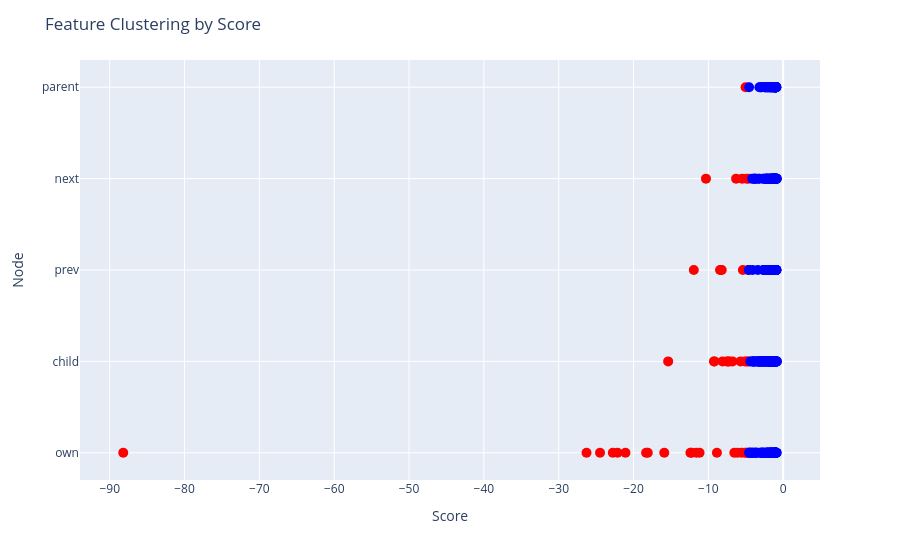

The notebook cell this image was saved under:
### Code cell
import plotly.express as px
# Sort the DataFrame by Score
df = df.sort_values(by="Score")

# Add a color column based on the Outlier status
df['Color'] = df['Outlier'].apply(lambda x: 'blue' if x == 'Inlier' else 'red')

# Create the scatter plot
fig = px.scatter(
    df,
    x="Score",
    y="Node",
    color="Color",  # Use the color column for coloring
    hover_data={"Color": False, "Score": True, "Complete_feature": True},  # Show Complete_feature on hover
    color_discrete_map={"blue": "blue", "red": "red"}  # Map colors explicitly
)

# Update layout for better visualization
fig.update_traces(marker=dict(size=10))  # Adjust marker size
fig.update_layout(
    title="Feature Clustering by Score",
    xaxis_title="Score",
    yaxis_title="Node",
    showlegend=False  # Hide legend since colors are self-explanatory
)

# Show the plot
fig.show()

### Figure 1 — Plotly figure (JSON) as saved in the notebook; plotly's stock layout.template omitted (floating-point values rounded to 4 significant figures; data arrays with more than 128 entries replaced by an {"elided": "..."} marker saying what was removed)
{"data": [{"customdata": [["red", "node:X:own:PronType=Neg"], ["red", "node:X:own:Definite=Ind"], ["red", "node:X:own:Person__psor=2"], ["red", "node:X:own:rel_shallow=expl:comp"], ["red", "node:X:own:NumType=Ord"], ["red", "node:X:own:rel_shallow=obj:lvc"], ["red", "node:X:own:rel_shallow=amod"], ["red", "node:X:own:PronType=Ind"], ["red", "node:X:own:rel_shallow=nummod"], ["red", "node:X:child:Subject=OblRaising"], ["red", "node:X:own:PronType=Int"], ["red", "node:X:own:rel_shallow=parataxis:insert"], ["red", "node:X:prev:upos=VERB"], ["red", "node:X:own:PronType=Dem"], ["red", "node:X:own:rel_shallow=orphan"], ["red", "node:X:next:Mood=Imp"], ["red", "node:X:child:rel_shallow=orphan"], ["red", "node:X:child:Person__psor=1"], ["red", "node:X:own:rel_shallow=discourse"], ["red", "node:X:prev:Mood=Imp"], ["red", "node:X:prev:Person__psor=1"], ["red", "node:X:prev:Person=3"], ["red", "node:X:child:Subject=ObjRaising"], ["red", "node:X:child:ExtPos=PROPN"], ["red", "node:X:child:rel_shallow=csubj:pass"], ["red", "node:X:child:ExtPos=DET"], ["red", "node:X:child:rel_shallow=obj:agent"], ["red", "node:X:own:rel_shallow=expl:pass"], ["red", "node:X:next:ExtPos=NOUN"], ["red", "node:X:own:PronType=Rel"], ["red", "node:X:child:ExtPos=ADJ"], ["red", "node:X:own:Mood=Imp"], ["red", "node:X:next:Definite=Ind"], ["red", "node:X:prev:ExtPos=CCONJ"], ["red", "node:X:own:Number__psor=Plur"], ["red", "node:X:child:rel_shallow=csubj"], ["red", "node:X:parent:Definite=Ind"], ["red", "node:X:next:upos=ADJ"], ["red", "node:X:own:rel_shallow=obl:agent"], ["red", "node:X:child:rel_shallow=expl:pv"], ["red", "node:X:own:PronType=Exc"], ["red", "node:X:prev:upos=ADV"], ["red", "node:X:child:rel_shallow=nummod"], ["red", "node:X:next:ExtPos=SCONJ"]], "hovertemplate": "Score=%{x}<br>Node=%{y}<br>Complete_feature=%{customdata[1]}<extra></extra>", "legendgroup": "red", "marker": {"color": "red", "size": 10, "symbol": "circle"}, "mode": "markers", "name": "red", "orientation": "h", "showlegend": true, "type": "scatter", "x": [-88.19, -26.28, -24.48, -22.77, -22.14, -21.08, -18.32, -18.09, -15.89, -15.37, -12.4, -12.24, -11.95, -11.59, -11.18, -10.32, -9.248, -9.185, -8.856, -8.445, -8.308, -8.213, -8.104, -7.533, -7.355, -7.2, -6.769, -6.531, -6.293, -6.11, -5.697, -5.585, -5.484, -5.384, -5.148, -5.088, -5.024, -4.901, -4.866, -4.864, -4.795, -4.668, -4.644, -4.616], "xaxis": "x", "y": ["own", "own", "own", "own", "own", "own", "own", "own", "own", "child", "own", "own", "prev", "own", "own", "next", "child", "child", "own", "prev", "prev", "prev", "child", "child", "child", "child", "child", "own", "next", "own", "child", "own", "next", "prev", "own", "child", "parent", "next", "own", "child", "own", "prev", "child", "next"], "yaxis": "y"}, {"customdata": {"elided": "394x2 str values"}, "hovertemplate": "Score=%{x}<br>Node=%{y}<br>Complete_feature=%{customdata[1]}<extra></extra>", "legendgroup": "blue", "marker": {"color": "blue", "size": 10, "symbol": "circle"}, "mode": "markers", "name": "blue", "orientation": "h", "showlegend": true, "type": "scatter", "x": {"elided": "394 float values"}, "xaxis": "x", "y": {"elided": "394 str values"}, "yaxis": "y"}], "layout": {"legend": {"title": {"text": "Color"}, "tracegroupgap": 0}, "margin": {"t": 60}, "showlegend": false, "title": {"text": "Feature Clustering by Score"}, "xaxis": {"anchor": "y", "domain": [0, 1], "title": {"text": "Score"}}, "yaxis": {"anchor": "x", "domain": [0, 1], "title": {"text": "Node"}}}}
